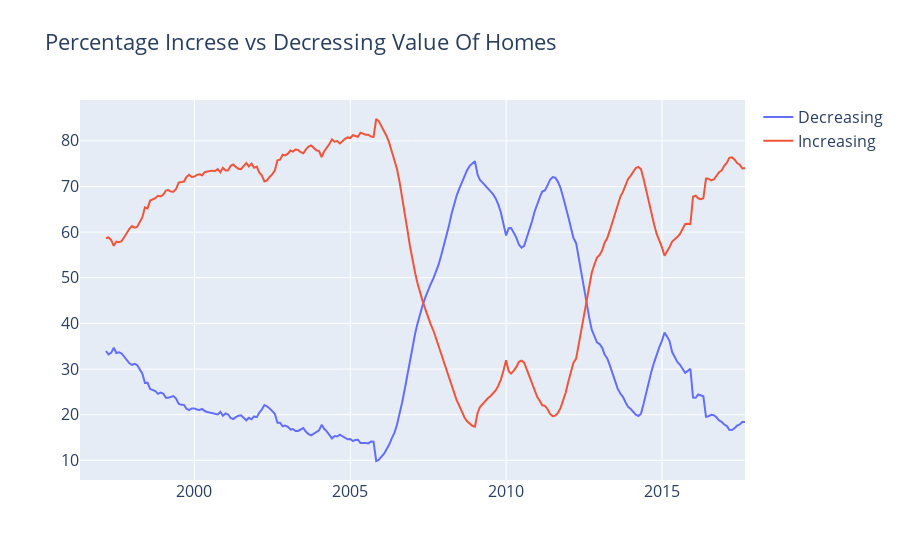

Write notebook code for a chart like this one.
### Markdown cell above
### Home Value By Year

### Code cell
data = [go.Scatter(x = state_month['Date'], y = state_month['PctOfHomesDecreasingInValues_AllHomes'],name = 'Decreasing'),
        go.Scatter(x = state_month['Date'], y = state_month['PctOfHomesIncreasingInValues_AllHomes'], name = 'Increasing'),
       ]
       
layout = {'title': 'Percentage Increse vs Decressing Value Of Homes', 'font': dict(size=16),}

py.iplot({'data':data,'layout': layout})

### Figure 1 — Plotly figure (JSON) as saved in the notebook; plotly's stock layout.template omitted (floating-point values rounded to 4 significant figures; data arrays with more than 128 entries replaced by an {"elided": "..."} marker saying what was removed)
{"data": [{"name": "Decreasing", "type": "scatter", "x": {"elided": "257 str values"}, "y": {"elided": "257 float values"}}, {"name": "Increasing", "type": "scatter", "x": {"elided": "257 str values"}, "y": {"elided": "257 float values"}}], "layout": {"font": {"size": 16}, "title": {"text": "Percentage Increse vs Decressing Value Of Homes"}}}
